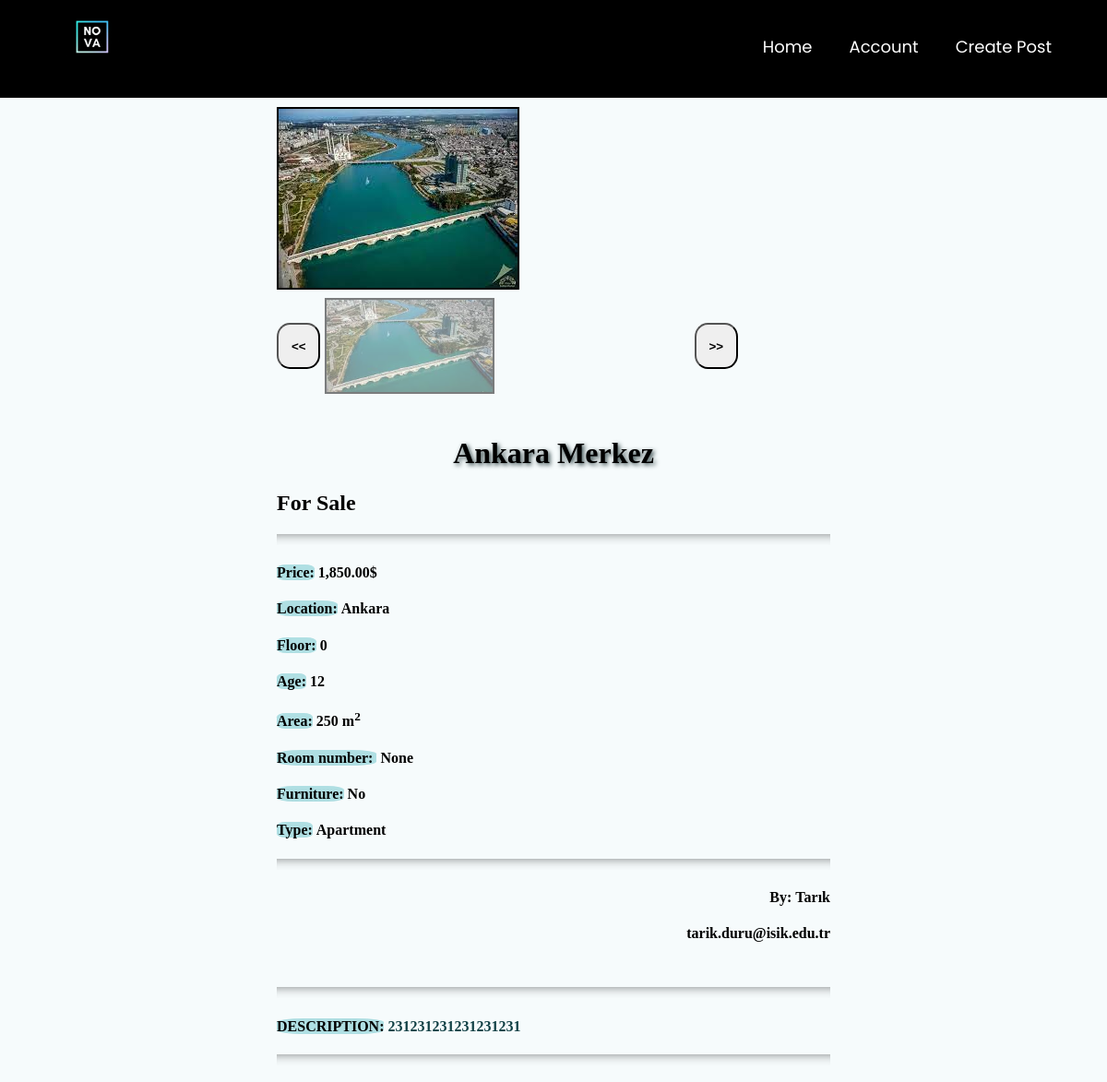
/product_details/41 (signed in), run on an earlier commit of the app's database.
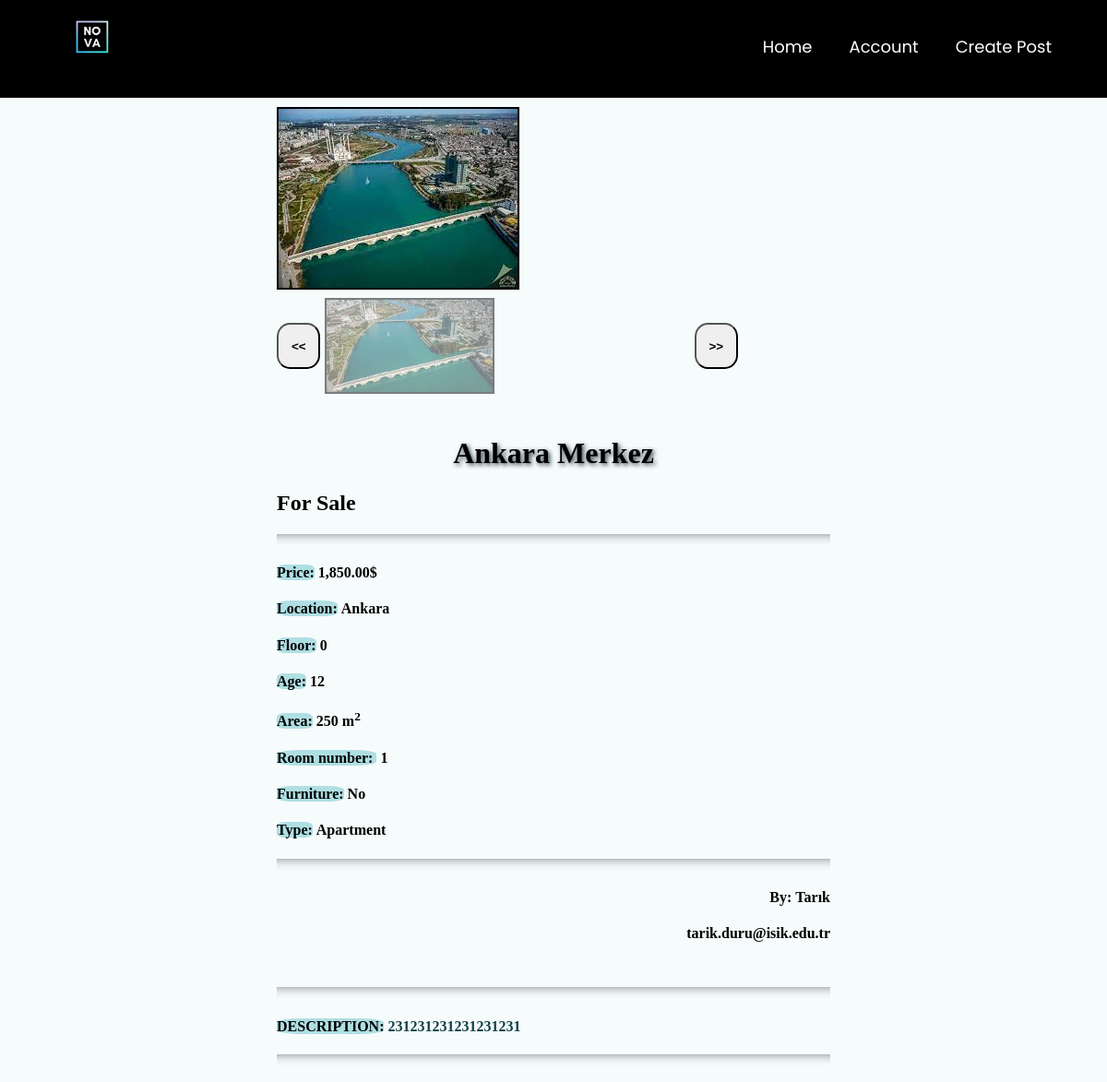
And on a later commit of the database.
### main/models.py (models this page shows, shortened)
class PostImages(models.Model):
    image = models.ImageField(null=True, blank=True)
    gallery = models.ForeignKey(Post,null=True,on_delete= models.CASCADE)

class Post(models.Model):
    ouruser = models.ForeignKey(ourUser, null=True, on_delete=models.CASCADE)
    post_title = models.CharField(max_length=255,null=True)
    post_description = models.TextField()
    price = models.DecimalField(decimal_places=2 , max_digits=12)
    location = models.CharField(max_length=255,null=True,choices=city)
    postType = models.CharField(choices=RorS , max_length=50, null=True , default='For Sale')
    floor = models.DecimalField(decimal_places=0 , max_digits=3 ,null=True)
    building_age = models.DecimalField(decimal_places=0, max_digits=2 , null=True)
    area = models.DecimalField(decimal_places=0,max_digits=4 ,null=True)
    isFurniture = models.CharField(choices=Furniture ,null=True,max_length=50,default="No")
    building_type = models.CharField(choices=b_types ,null=True ,max_length=50)
    room = models.DecimalField(decimal_places=0 , max_digits=3 ,null=True)

class ourUser(models.Model):
    user = models.OneToOneField(User, null=True, on_delete=models.CASCADE)  # relation with django's user # will be implemented later
    username = models.CharField(max_length=255,null=True)
    first_name = models.CharField(max_length=255,null=True)
    last_name = models.CharField(max_length=255,null=True)
    email = models.EmailField(max_length=254)

### main/views.py (the view)
# urls.py: path('product_details/<int:pk>', views.productdetails, name="product_details"),
def productdetails(request, pk):
    posts = Post.objects.get(id=pk)
    pimage = PostImages.objects.filter(gallery=posts)
    return render(request, 'main/product_details.html', { 'posts':posts ,'pimage':pimage} )

### main/templates/main/product_details.html (shortened to what this page needs)
<!DOCTYPE html>
{% extends 'main/mainpage.html' %}
{% load static %}
{% load humanize %}
{% block content %}
<html>
<body>
	<div class="bg ">
	<div id="content-wrapper">
		<div class="column">
			<img id=featured src="{% static pimage.first.image.url %}">
			<div id="slide-wrapper"  >
				<button id="slideLeft" class="arrow " > <b><<</b> </button>
				<div id="slider" >
					{% for i in pimage %}
    					<img class="thumbnail" src="{% static i.image.url %}" width="500" height="333">
					{% endfor %}
				</div>
				<button id="slideRight" class="arrow " > <b>>></b> </button>
			</div>
		</div>
		<div class="column ">
			<h1>{{posts.post_title}}</h1>
			<h2>{{posts.postType}}</h2>
			<hr>
			<h4 ><mark>Price:</mark>&nbsp;{{posts.price|intcomma}}$</h4>
			<h4 ><mark>Location:</mark>&nbsp;{{posts.location}}</h4>
			<h4 ><mark>Floor:</mark>&nbsp;{{posts.floor}}</h4>
			<h4 ><mark>Age:</mark>&nbsp;{{posts.building_age}}</h4>
			<h4 ><mark>Area:</mark>&nbsp;{{posts.area}} m<sup>2</sup></h4>
			<h4 ><mark>Room number: </mark>&nbsp;{{ posts.room }}</h4>
			<h4 ><mark>Furniture:</mark>&nbsp;{{posts.isFurniture}}</h4>
			<h4 ><mark>Type:</mark>&nbsp;{{posts.building_type}}</h4>
			<hr>
			<h4 style="text-align: right;">By:&nbsp;{{posts.ouruser.first_name}}</h4>
			<h4 style="text-align: right;">&nbsp;{{posts.ouruser.email}}</h4>
		</div>
		<div class="column ">
			<hr>
			<h4 class="des"  ><mark>Description:</mark>&nbsp;{{posts.post_description}}</h4>
			<hr>
		</div>
	</div>
	</div>
</body>
{% endblock %}

### main/templates/main/mainpage.html (shortened to what this page needs)
<!DOCTYPE html>
{% load static %}
<html lang="en" dir="ltr">
<head>
</head>
<body class="g">
<nav>
    <div class="logo">
        <a class="navbar-brand pb-2" href="{% url 'homepage' %}"><img src="{% static 'images/nova_logo.gif' %}"
                                                                      style="height: 80px; width: 80px"></a>
    </div>
    <ul>
        <li><a href="/">Home</a></li>
        {% if user.is_authenticated %}
        <li>
            <a href="">Account</a>
        </li>
        <li>
            <a href="{% url 'createpost' %}">Create Post</a>
        </li>
        {% endif %}
    </ul>
</nav>
{% block content %}
{% endblock %}
</body>
</html>

### main/templates/main/product_details.html (style rules this page uses)
body,html { width : 100%; height : 100%; margin : 0; padding : 0; }
.bg { background-color: #F6FBFC ; }
.des { text-align: justify; text-transform: uppercase; color: #114045 ; word-wrap:break-word; }
h1 { text-shadow: 2px 2px 5px #2F4345; text-align: center; text-transform: capitalize; }
mark { background-color:#AFDFE3; border-radius: 25%; }
hr { height: 12px; border: 0; box-shadow: inset 0 12px 12px -12px rgba(0, 0, 0, 0.5); }
#content-wrapper { display: flex; flex-wrap: wrap; justify-content: center; align-items: center; }
.column { width: 600px; padding: 10px; }
#featured { max-width: 500px; max-height: 600px; object-fit: cover; cursor: pointer; border: 2px solid black; }
.thumbnail { object-fit: cover; max-width: 180px; max-height: 100px; cursor: pointer; opacity: 0.5; margin: 5px; border: 2px solid black; }
#slide-wrapper { max-width: 500px; display: flex; min-height: 100px; align-items: center; }
#slider { width: 440px; display: flex; flex-wrap: nowrap; overflow-x: auto; cursor: grab; }
.arrow { width: 50px; height: 50px; cursor: pointer; transition: .3s; border-radius:30%; }

### main/templates/main/mainpage.html (style rules this page uses)
nav { margin: 0; padding: 0; user-select: none; box-sizing: border-box; font-family: 'Poppins', sans-serif; }
body.g { background-image: url('/static/images/wallpaper.jpg'); background-size: cover; background-repeat: no-repeat; background-attachment: fixed; }
nav { background: #000000; }
nav:after { content: ''; clear: both; display: table; }
nav .logo { float: left; color: white; font-size: 27px; font-weight: 600; line-height: 70px; padding-left: 60px; }
nav ul { float: right; margin-right: 40px; list-style: none; position: relative; z-index: 10000; }
nav ul li { float: left; display: inline-block; background: #000000; margin: 0 5px; }
nav ul li a { color: white; line-height: 70px; text-decoration: none; font-size: 18px; padding: 8px 15px; }

What changed in the data, as far as the page shows it:
changed Post "Ankara Merkez": room "None" → "1"
